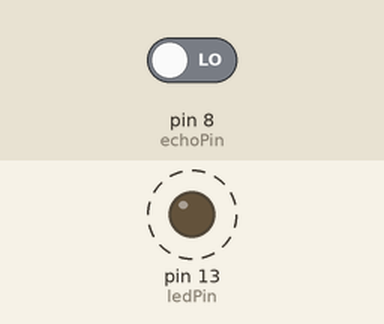
This sketch was run on a simulated Arduino Uno, built with avr-gcc and run on an emulated ATmega328P. On the bench: output pins drawn as LEDs (lit = HIGH). Dashed ring = blinking. The test bench sets the inputs (shaded band); at power-on: pin 8 (echoPin) LOW. Pins used as bus, display or sensor lines are not drawn; what the sketch prints to the serial monitor is not drawn.

Above: at 0.5 s.
Timing chart, 0 to 3.0 s (numbered marks = the images above):
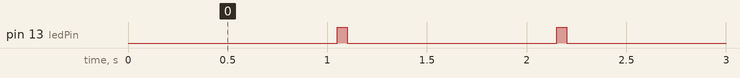

Measured:
- by itself, pin 13 (ledPin): alternates HIGH for 0.05 s and LOW for 1.1 s

The sketch:

UltraSonic_Sensor_Test.ino.ino
```cpp
#include <NewPing.h>// Imports the NewPing Library.
int ledPin = 13; // Add the onboard LED on pin 13.
int trigPin = 9; // Add the Trig pin on pin 10.
int echoPin = 8; // Add the ECHO pin on pin 9.
int duration, distance; // Add types 'duration' and 'distance'.

void setup() {
  Serial.begin(9600);
  pinMode (ledPin, OUTPUT); // The LED must be controlled by Arduino, it means it is an output type.
  pinMode (trigPin, OUTPUT);// Same as above, the TRIG pin will send the ultrasonic wave.
  pinMode (echoPin, INPUT); // The ECHO pin will recieve the rebounded wave, so it must be an input type.
}

void loop() {
  digitalWrite (ledPin, LOW); // Here, LOW means off and HIGH means on.
  digitalWrite (trigPin, HIGH);
  delay(50);
  digitalWrite (trigPin, LOW);
  duration=pulseIn(echoPin,HIGH);
  distance=(duration/2)/29.1;
  if(distance <=30) {// If the sensor detects an obstacle less than 30 cm in distance, the LED will start to blink.
  digitalWrite (ledPin, HIGH);
  delay(50);
  }
  if(distance >= 100) { // If no obstacle is there within 30 cm, the Led should turn off.
  digitalWrite (ledPin, LOW);
  delay(50);
  }
  Serial.print("cm");
  Serial.println(distance);
}
```
